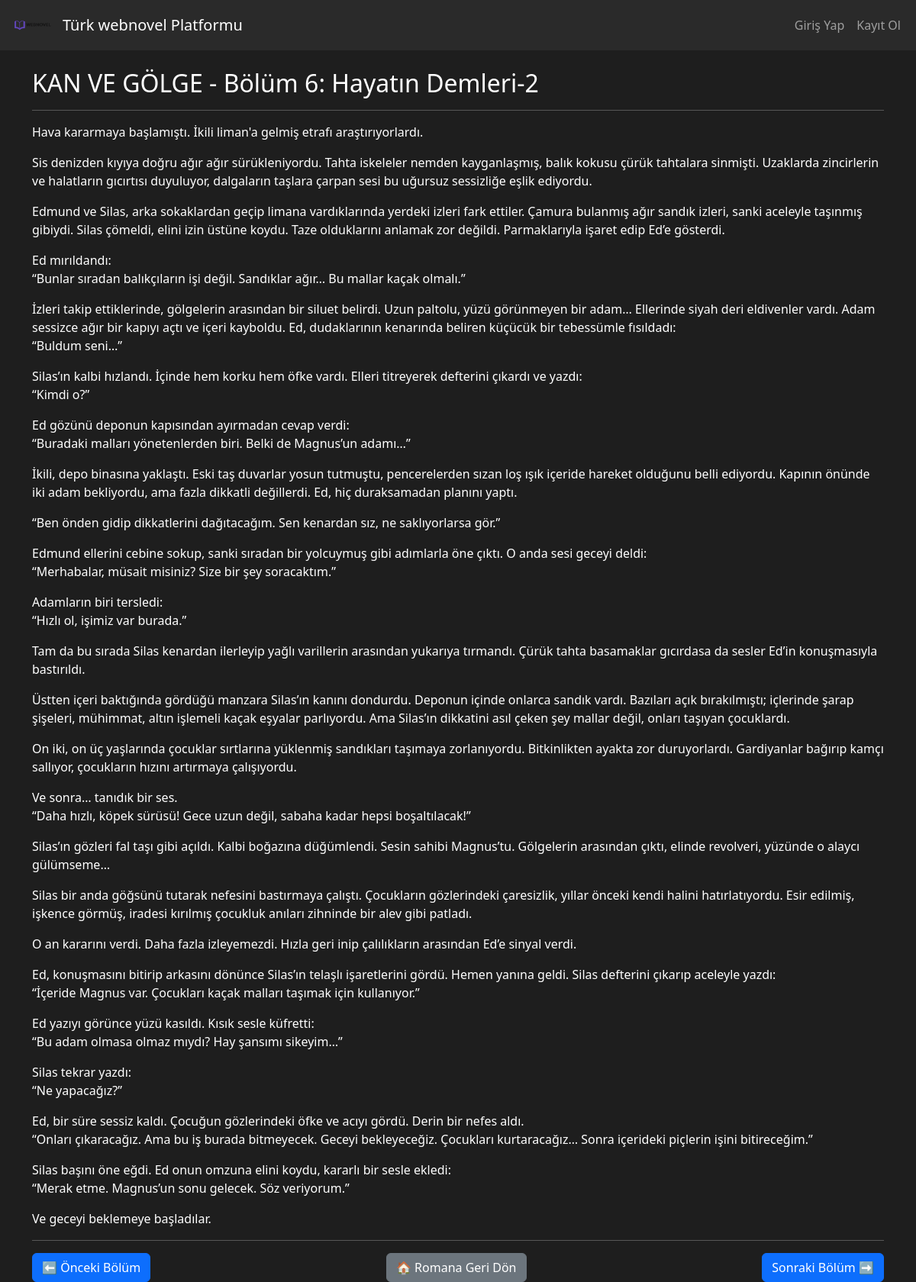
Screenshot of /novel/5/chapter/6/ with the database file from the repository.
### novel/models.py (models this page shows, shortened)
class SiteSetting(models.Model):
    site_name = models.CharField(max_length=100, default="Webnovel Platformu")
    logo = models.ImageField(upload_to="site/", blank=True, null=True)
    class Meta:
        verbose_name = "Site Ayarı"
        verbose_name_plural = "Site Ayarları"

class Novel(models.Model):
    title = models.CharField(max_length=200)
    cover = models.ImageField(upload_to="covers/")
    description = models.TextField()
    status = models.CharField(max_length=20, choices=[("Ongoing", "Ongoing"), ("Completed", "Completed")])
    rating = models.FloatField(default=0)
    categories = models.CharField(max_length=200, blank=True)

class Chapter(models.Model):
    novel = models.ForeignKey(Novel, on_delete=models.CASCADE, related_name="chapters")
    number = models.IntegerField()
    title = models.CharField(max_length=200)
    content = models.TextField()  # 📌 Bölüm metnini burada tutacağız
    created_at = models.DateTimeField(auto_now_add=True)

### novel/views.py (the view)
# urls.py: path("novel/<int:novel_id>/chapter/<int:number>/", nviews.chapter_detail, name="chapter_detail"),
def chapter_detail(request, novel_id, number):
    novel = get_object_or_404(Novel, id=novel_id)
    chapter = get_object_or_404(Chapter, novel=novel, number=number)
    prev_chapter = Chapter.objects.filter(novel=novel, number__lt=chapter.number).order_by('-number').first()
    next_chapter = Chapter.objects.filter(novel=novel, number__gt=chapter.number).order_by('number').first()
    return render(request, "chapter_detail.html", {
        "novel": novel,
        "chapter": chapter,
        "prev_chapter": prev_chapter,
        "next_chapter": next_chapter,
    })

### novel/context_processors.py (called while the page is built)
def site_settings(request):
    try:
        setting = SiteSetting.objects.first()
    except SiteSetting.DoesNotExist:
        setting = None
    return {"site_setting": setting}

### templates/chapter_detail.html (shortened to what this page needs)
{% extends "base.html" %}
{% block content %}
    <h2>{{ novel.title }} - Bölüm {{ chapter.number }}: {{ chapter.title }}</h2>
    <hr>
    <p>{{ chapter.content|linebreaks }}</p>
    <hr>
    <div class="d-flex justify-content-between">
        {% if prev_chapter %}
            <a href="{% url 'chapter_detail' novel.id prev_chapter.number %}" class="btn btn-primary">⬅ Önceki Bölüm</a>
        {% else %}
            <span></span>
        {% endif %}
        <a href="{% url 'novel_detail' novel.id %}" class="btn btn-secondary">🏠 Romana Geri Dön</a>
        {% if next_chapter %}
            <a href="{% url 'chapter_detail' novel.id next_chapter.number %}" class="btn btn-primary">Sonraki Bölüm ➡</a>
        {% else %}
            <span></span>
        {% endif %}
    </div>
{% endblock %}

### templates/base.html (shortened to what this page needs)
<!DOCTYPE html>
<html lang="tr">
<head>
    <link href="https://cdn.jsdelivr.net/npm/bootstrap@5.3.3/dist/css/bootstrap.min.css" rel="stylesheet">
</head>
<body>
<nav class="navbar navbar-expand-lg navbar-dark">
    <div class="container-fluid">
        <a class="navbar-brand d-flex align-items-center" href="/">
            {% if site_setting and site_setting.logo %}
                <img src="{{ site_setting.logo.url }}" alt="Logo">
            {% endif %}
            <span>{{ site_setting.site_name|default:"Webnovel Platformu" }}</span>
        </a>
        <div class="collapse navbar-collapse justify-content-end">
            <ul class="navbar-nav">
                {% if user.is_authenticated %}
                    <li class="nav-item">
                        <span class="nav-link">Merhaba, {{ user.username }}</span>
                    </li>
                    <li class="nav-item">
    <form action="{% url 'logout' %}" method="post" style="display:inline;">
        {% csrf_token %}
        <button type="submit" class="btn btn-link nav-link"">
            Çıkış Yap
        </button>
    </form>
</li>
                {% else %}
                    <li class="nav-item">
                        <a class="nav-link" href="{% url 'login' %}">Giriş Yap</a>
                    </li>
                    <li class="nav-item">
                        <a class="nav-link" href="{% url 'register' %}">Kayıt Ol</a>
                    </li>
                {% endif %}
            </ul>
        </div>
    </div>
</nav>
<div class="container mt-4">
    {% block content %}{% endblock %}
</div>
</body>
</html>

### templates/base.html (style rules this page uses)
body { background-color: #1e1e1e; color: white; }
.navbar { background-color: #2a2a2a; }
.navbar-brand img { height: 40px; margin-right: 10px; }

### rows the page displays
SiteSetting: logo (picture), site_name "Türk webnovel Platformu"
Novel: title "KAN VE GÖLGE"
Chapter: number "6", title "Hayatın Demleri-2", content "Hava kararmaya başlamıştı. İkili liman'a gelmiş etrafı araştırıyorlardı. Sis denizden kıyıya doğru ağır ağır sürükleniyordu. Tahta iskeleler nemden kayganlaşmış, balık kokusu çürük tahtalara sinmişti. Uzaklarda zincirlerin ve halatların gıcırtısı duyuluyor, dalgaların taşlara çarpan sesi bu uğursuz sessizliğe eşlik ediyordu. Edmund ve Silas, arka sokaklardan geçip limana vardıklarında yerdeki izleri fark ettiler. Çamura bulanmış ağır sandık izleri, sanki aceleyle taşınmış gibiydi. Silas çömeldi, elini izin üstüne koydu. Taze olduklarını anlamak zor değildi. Parmaklarıyla işaret edip Ed’e gösterdi. Ed mırıldandı: “Bunlar sıradan balıkçıların işi değil. Sandıklar ağır… Bu mallar kaçak…"
